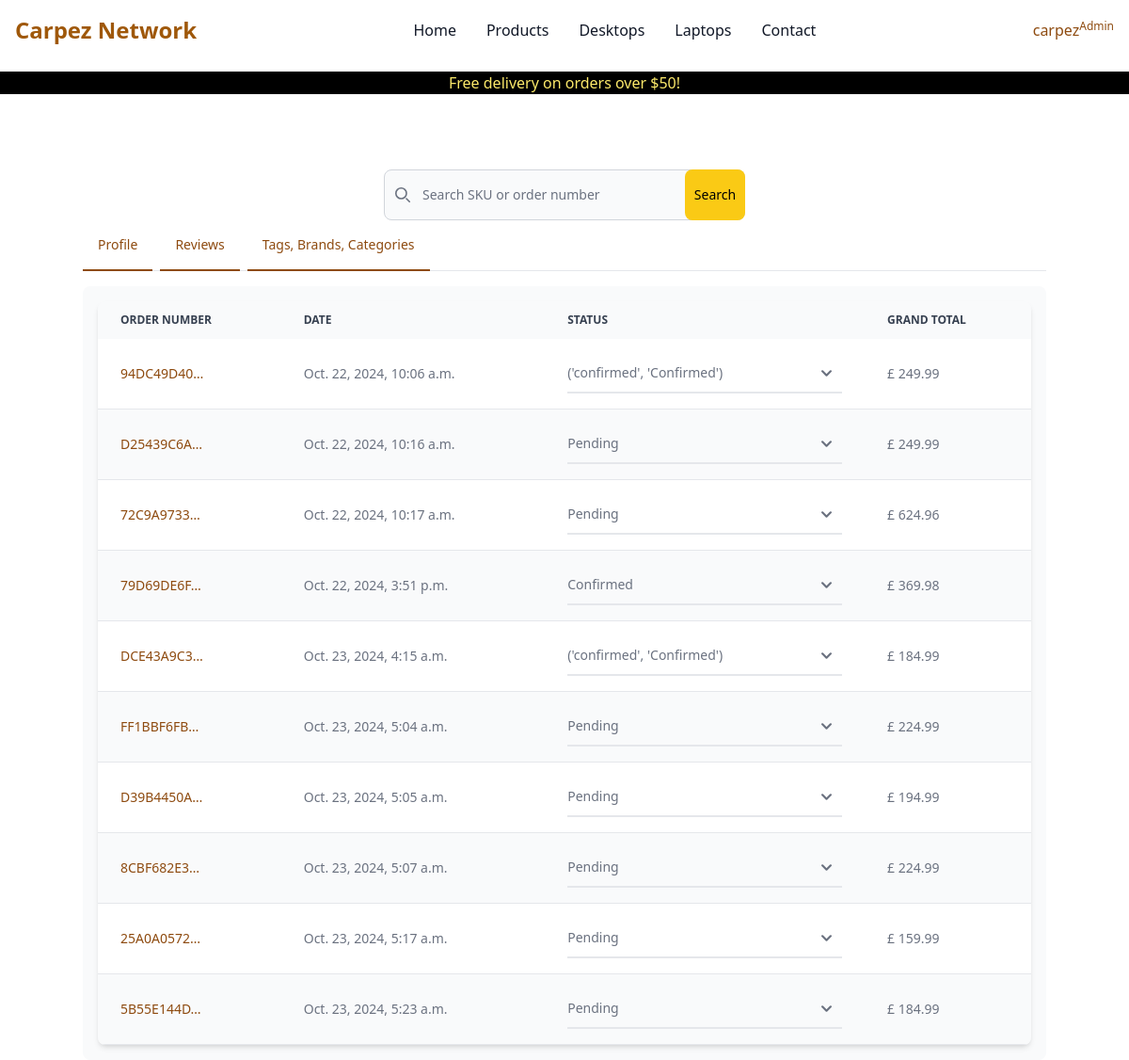
The app's page /dashboard/ (signed in), older data.
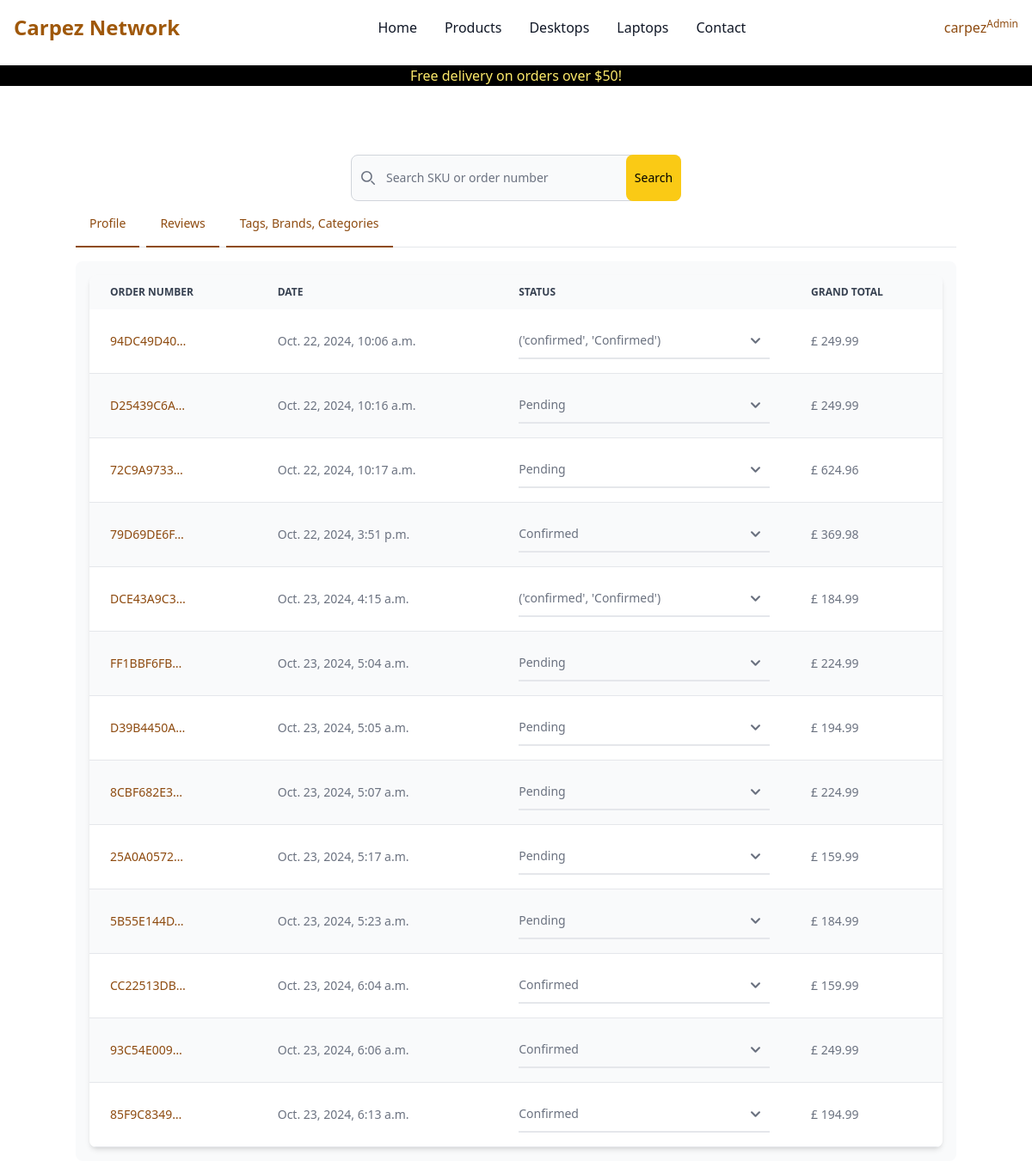
The same page, newer data.
### checkout/models.py (models this page shows, shortened)
class Order(models.Model):
    order_number = models.CharField(max_length=32, null=False, editable=False)
    date = models.DateTimeField(auto_now_add=True)
    delivery_cost = models.DecimalField(
        max_digits=6,
        decimal_places=2,
        null=False,
        default=0
    )
    order_total = models.DecimalField(
        max_digits=10,
        decimal_places=2,
        null=False,
        default=0
    )
    grand_total = models.DecimalField(
        max_digits=10,
        decimal_places=2,
        null=False,
        default=0
    )
    bag_and_shipping_details = models.JSONField(
        encoder=DjangoJSONEncoder,
        decoder=json.JSONDecoder
    )
    full_name = models.CharField(max_length=254, null=True, editable=False)
    email = models.EmailField(max_length=254, null=True, editable=False)
    shipping = models.CharField(max_length=254, null=True, editable=False)
    billing_details = models.JSONField(null=True, blank=True)
    stripe_pid = models.CharField(
        max_length=32,
        null=False,
        blank=False,
        editable=False,
        default="before migration"
    )
    user = models.ForeignKey(
        Dashboard,
        null=True,
        blank=True,
        related_name="orders",
        on_delete=models.SET_NULL
    )
    status = models.CharField(
        max_length=10,
        null=False,
        default='pending',
        choices=[
            ('pending', "Pending"),
            ('confirmed', "Confirmed"),
            ('dispatched', "Dispatched"),
            ('delivered', "delivered")
        ]
    )

### dashboard/views.py (the view, shortened to what this page needs)
# urls.py: path('', views.dashboard, name='dashboard'),
@login_required
def dashboard(request):
    if request.user.is_superuser:
        template = 'dashboard/product_management.html'
        orders = Order.objects.all()
        reviews = Review.objects.all()
        review_related_products = []
        categories = Category.objects.all()
        tags = Tag.objects.all()
        brands = Brand.objects.all()
        for review in reviews:
            order_lineitem = OrderLineItem.objects.get(review=review)
            product = Product.objects.get(id=order_lineitem.product.id)
            review_related_products.append(product)
        product_reviews = zip(reviews, review_related_products)
        context = {
            'orders': orders,
            'product_reviews': product_reviews,
            'categories': categories,
            'brands': brands,
            'tags': tags
        }
    return render(request, template, context)

### bag/context.py (called while the page is built, shortened)
def bag(request):
    bag_items = []
    total = 0
    objects = 0
    b = request.session.get('bag', {})
    if total < settings.FREE_DELIVERY_TRESHOLD:
        delivery = total * Decimal(settings.STANDARD_DELIVERY_PERCENTAGE / 100)
        free_delivery_delta = settings.FREE_DELIVERY_TRESHOLD - total
    else:
        delivery = 0
        free_delivery_delta = 0
    grand_total = total + delivery
    json_bag = json.dumps(b)
    context = {
        'bag': json_bag,
        'bag_items': bag_items,
        'total': total,
        'objects': objects,
        'delivery': delivery,
        'free_delivery_delta': free_delivery_delta,
        'free_delivery_treshold': settings.FREE_DELIVERY_TRESHOLD,
        'grand_total': grand_total,
    }
    return context

### reviews/models.py (called while the page is built)
    def __str__(self):
        return f"Review for {self.order.product.name} - Rating: {self.rating}"

### dashboard/templates/dashboard/product_management.html (shortened to what this page needs)
{% extends 'base.html' %}
{% load crispy_forms_tags %}
{% block content %}
<div class="container mt-20">
    <div class="w-full max-w-sm items-center mx-auto">
        <form class="max-w-sm" method="GET" action="{% url 'dashboard' %}">
            <div class="relative">
                <div class="absolute inset-y-0 start-0 flex items-center ps-3 pointer-events-none">
                </div>
                <input type="search" name="sku" id="default-search" class="block w-full p-4 ps-10 text-sm text-gray-900 border border-gray-300 rounded-lg bg-gray-50 focus:ring-blue-500 focus:border-blue-500 dark:bg-gray-700 dark:border-gray-600 dark:placeholder-gray-400 dark:text-white dark:focus:ring-blue-500 dark:focus:border-blue-500" placeholder="Search SKU or order number" required />
                <button type="submit" class="text-black absolute w-16 h-full end-0 bottom-0 bg-yellow-300 hover:bg-yellow-700 focus:ring-4 focus:outline-none focus:ring-blue-300 font-medium rounded-lg text-sm dark:bg-blue-600 dark:hover:bg-blue-700 dark:focus:ring-blue-800">Search</button>
            </div>
        </form>
    </div>
    <div class="mb-4 border-b border-gray-200 dark:border-gray-700">
        <ul class="flex flex-wrap -mb-px text-sm font-medium text-center" id="default-tab" data-tabs-toggle="#tab-content" role="tablist">
            <li class="me-2" role="presentation">
                <button class="inline-block p-4 rounded-t-lg border-b-2 border-yellow-700 text-yellow-700 hover:text-yellow-900 hover:border-yellow-900" id="profile-tab" data-tabs-target="#orders" type="button" role="tab" aria-controls="orders" aria-selected="false">Profile</button>
            </li>
            <li class="me-2" role="presentation">
                <button class="inline-block p-4 rounded-t-lg border-b-2 border-yellow-700 text-yellow-700 hover:text-yellow-900 hover:border-yellow-900 dark:hover:text-gray-300" id="dashboard-tab" data-tabs-target="#reviews" type="button" role="tab" aria-controls="reviews" aria-selected="false">Reviews</button>
            </li>
            <li class="me-2" role="presentation">
                <button class="inline-block p-4 rounded-t-lg border-b-2 border-yellow-700 text-yellow-700 hover:text-yellow-900 hover:border-yellow-900 dark:hover:text-gray-300" id="dashboard-tab" data-tabs-target="#keywords" type="button" role="tab" aria-controls="keywords" aria-selected="false">Tags, Brands, Categories</button>
            </li>
        </ul>
    </div>
    <div id="tab-content">
        <div class="hidden p-4 rounded-lg bg-gray-50 dark:bg-gray-800" id="orders" role="tabpanel" aria-labelledby="order-tab">
            <div class="relative overflow-x-auto shadow-md sm:rounded-lg">
                <table class="w-full text-md text-left rtl:text-right text-gray-500 dark:text-gray-400">
                    <thead class="text-xs text-gray-700 uppercase bg-gray-50 dark:bg-gray-700 dark:text-gray-400">
                        <tr>
                            <th scope="col" class="px-6 py-3">
                                Order number
                            </th>
                            <th scope="col" class="px-6 py-3">
                                Date
                            </th>
                            <th scope="col" class="px-6 py-3">
                                Status
                            </th>
                            <th scope="col" class="px-6 py-3">
                                Grand total
                            </th>
                        </tr>
                    </thead>
                    <tbody>
                        {% for order in orders %}
                        <form id="status-{{ order.id }}" action="{% url 'edit_order' order.id %}" method="POST">
                            <tr class="odd:bg-white odd:dark:bg-gray-900 even:bg-gray-50 even:dark:bg-gray-800 border-b dark:border-gray-700">
                                <th scope="row" class="px-6 py-4 text-sm md:text-md font-medium text-gray-900 whitespace-nowrap dark:text-white">
                                    <a href="{% url 'checkout_success' order.order_number %}" class="text-sm md:text-md font-medium text-yellow-700 dark:text-blue-500 hover:underline">{{ order.order_number|truncatechars:10}}</a>
                                </th>
                                <td class="px-6 py-4 text-xs md:text-md">
                                    <span class="text-sm md:text-md">{{ order.date }}</span>
                                </td>
                                <td class="px-6 py-4 text-xs md:text-md">
                                    <select name="status" data-id="{{ order.id }}" class="status-selector block py-2.5 px-0 w-full text-sm text-gray-500 bg-transparent border-0 border-b-2 border-gray-200 appearance-none dark:text-gray-400 dark:border-gray-700 focus:outline-none focus:ring-0 focus:border-gray-200 peer">
                                        <option selected>{{ order.get_status_display }}</option>
                                    </select>
                                </td>
                                <td class="px-6 py-4 text-xs md:text-md">
                                    <span class="text-sm md:text-md">£ {{ order.grand_total }}</span>
                                </td>
                            </tr>
                        </form>
                        {% endfor %}
                    </tbody>
                </table>
            </div>
        </div>
    </div>
</div>
{% endblock %}

### templates/base.html (shortened to what this page needs)
{% load static %}
<!doctype html>
<html lang="en">
  <head>
    {% block corecss %}
        <link href="https://cdn.jsdelivr.net/npm/flowbite@2.5.2/dist/flowbite.min.css" rel="stylesheet" />
        <link rel="stylesheet" href="{% static 'css/output.css' %}">
    {% endblock %}
  </head>
  <body id="body">
    <header class="w-full mb-0" id="topnav">
      {% include 'includes/main-nav.html' %}
      <div id="delivery-banner" class="bg-black mb-0 mt-0">
        <h4 class="logo-font text-center text-yellow-200 mt-3 mb-0">Free delivery on orders over ${{ free_delivery_treshold }}!</h4>
      </div>
    </header>
    {% block content %}
    {% endblock %}
  </body>
</html>

### templates/includes/main-nav.html (shortened to what this page needs)
<nav class="bg-white border-gray-200 dark:bg-gray-900">
    <div class="max-w-screen-xl flex flex-wrap items-center justify-between mx-auto p-4">
    <a href="{% url 'home' %}" class="text-yellow-600 flex items-center space-x-3 rtl:space-x-reverse">
        <span class="self-center text-xl md:text-2xl font-semibold whitespace-nowrap dark:text-white">Carpez Network</span>
    </a>
    <div class="flex items-center md:order-2 space-x-3 md:space-x-0 rtl:space-x-reverse">
        {% if user.is_authenticated %}
        <button type="button" class="flex font-medium rounded hover:bg-gray-100 md:hover:bg-transparent md:hover:text-yellow-900 md:p-0 dark:text-white md:dark:hover:text-blue-500 dark:hover:bg-gray-700 dark:hover:text-white md:dark:hover:bg-transparent dark:border-gray-700" id="user-menu-button" aria-expanded="false" data-dropdown-toggle="user-dropdown" data-dropdown-placement="bottom">
            <span class="text-yellow-700 hover:text-yellow-900">{{ user.username }}{% if not request.user.is_superuser %} | <i class="fa-solid fa-cart-shopping"></i>{% endif %}</span><span class="text-xs text-yellow-700 hover:text-yellow-900 inline-block align-top">{% if not request.user.is_superuser %} (£ {{ grand_total|floatformat:2 }}){% else %} Admin{% endif %}</span>
        </button>
        {% endif %}
    </div>
    <div class="items-center justify-between hidden w-full md:flex md:w-auto md:order-1" id="navbar-user">
      <ul class="flex flex-col font-medium p-4 md:p-0 mt-4 border border-gray-100 rounded-lg bg-gray-50 md:space-x-8 rtl:space-x-reverse md:flex-row md:mt-0 md:border-0 md:bg-white dark:bg-gray-800 md:dark:bg-gray-900 dark:border-gray-700">
        <li>
          <a href="{% url 'home' %}" class="block py-2 px-3 text-gray-900 hover:text-yellow-700 rounded-sm hover:bg-gray-100 md:hover:bg-transparent hover:text-yellow-700 md:p-0 md:dark:text-blue-500">Home</a>
        </li>
        <li>
          <a href="{% url 'get_products' %}" class="block py-2 px-3 text-gray-900 hover:text-yellow-700 rounded-sm hover:bg-gray-100 md:hover:bg-transparent md:hover:text-yellow-700 md:p-0 dark:text-white md:dark:hover:text-blue-500 dark:hover:bg-gray-700 dark:hover:text-white md:dark:hover:bg-transparent dark:border-gray-700">Products</a>
        </li>
        <li>
          <a href="{% url 'get_products' %}?tag=desktop" class="block py-2 px-3 text-gray-900 hover:text-yellow-700 rounded-sm hover:bg-gray-100 md:hover:bg-transparent md:hover:text-yellow-700 md:p-0 dark:text-white md:dark:hover:text-blue-500 dark:hover:bg-gray-700 dark:hover:text-white md:dark:hover:bg-transparent dark:border-gray-700">Desktops</a>
        </li>
        <li>
          <a href="{% url 'get_products' %}?tag=laptops" class="block py-2 px-3 text-gray-900 hover:text-yellow-700 rounded-sm hover:bg-gray-100 md:hover:bg-transparent md:hover:text-yellow-700 md:p-0 dark:text-white md:dark:hover:text-blue-500 dark:hover:bg-gray-700 dark:hover:text-white md:dark:hover:bg-transparent dark:border-gray-700">Laptops</a>
        </li>
        <li>
          <a href="#" class="block py-2 px-3 text-gray-900 hover:text-yellow-700 rounded-sm hover:bg-gray-100 md:hover:bg-transparent md:hover:text-yellow-700 md:p-0 dark:text-white md:dark:hover:text-blue-500 dark:hover:bg-gray-700 dark:hover:text-white md:dark:hover:bg-transparent dark:border-gray-700">Contact</a>
        </li>
      </ul>
    </div>
    </div>
  </nav>

Row changes from the older to the newer data that the page shows:
added Order: order_number "CC22513DB…", date "Oct. 23, 2024, 6:04 a.m.", status "Confirmed", grand_total "159.99"
added Order: order_number "93C54E009…", date "Oct. 23, 2024, 6:06 a.m.", status "Confirmed", grand_total "249.99"
added Order: order_number "85F9C8349…", date "Oct. 23, 2024, 6:13 a.m.", status "Confirmed", grand_total "194.99"
